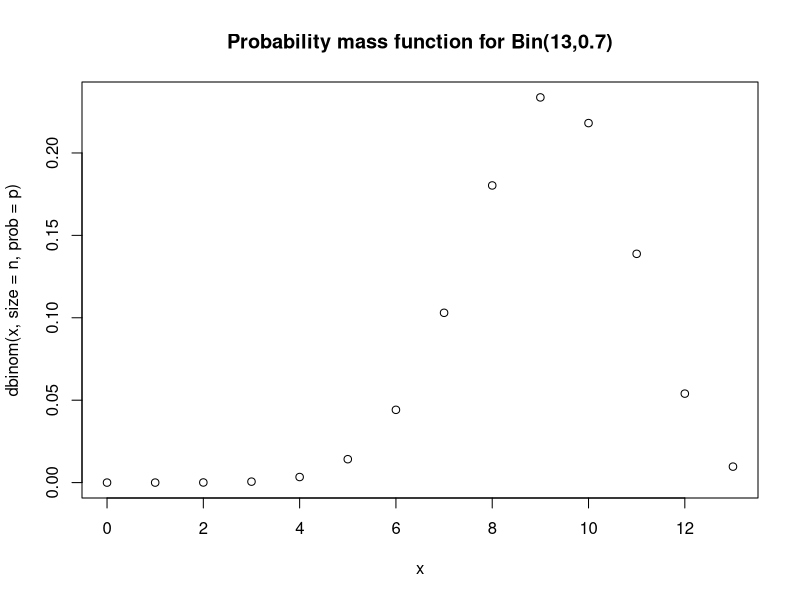
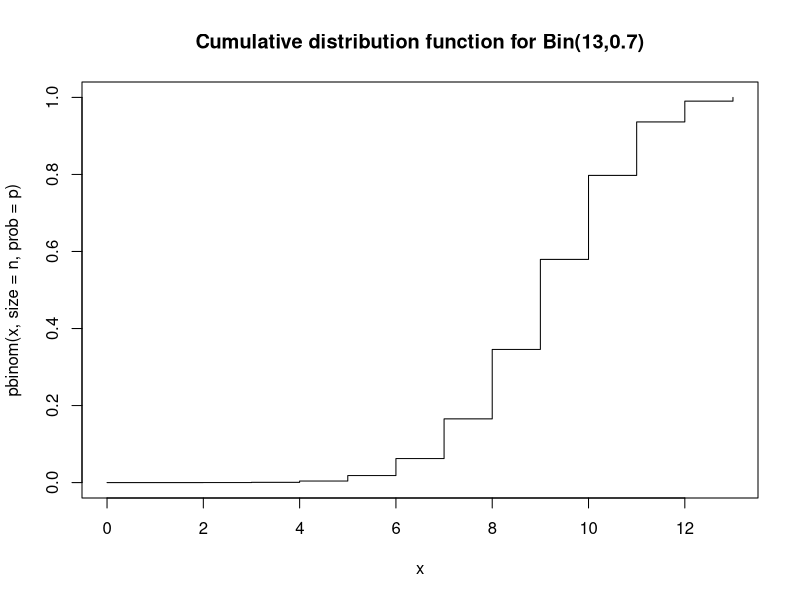
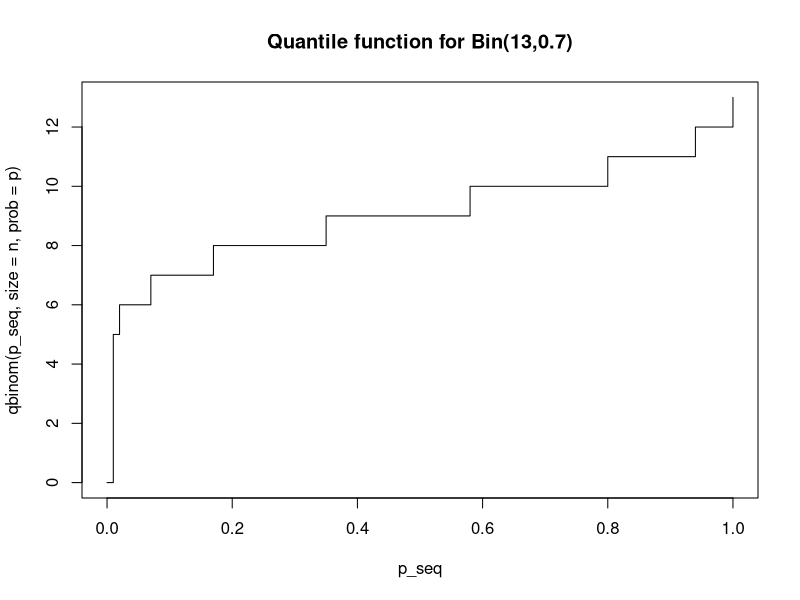
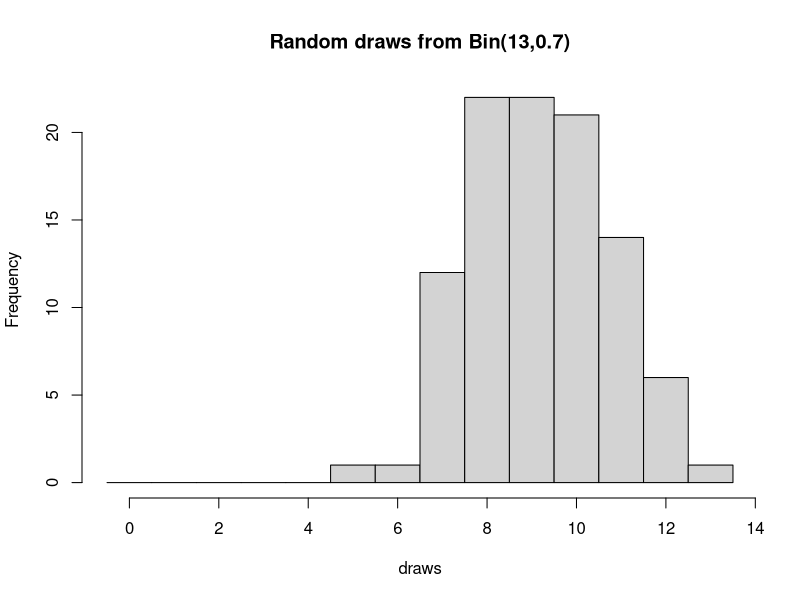
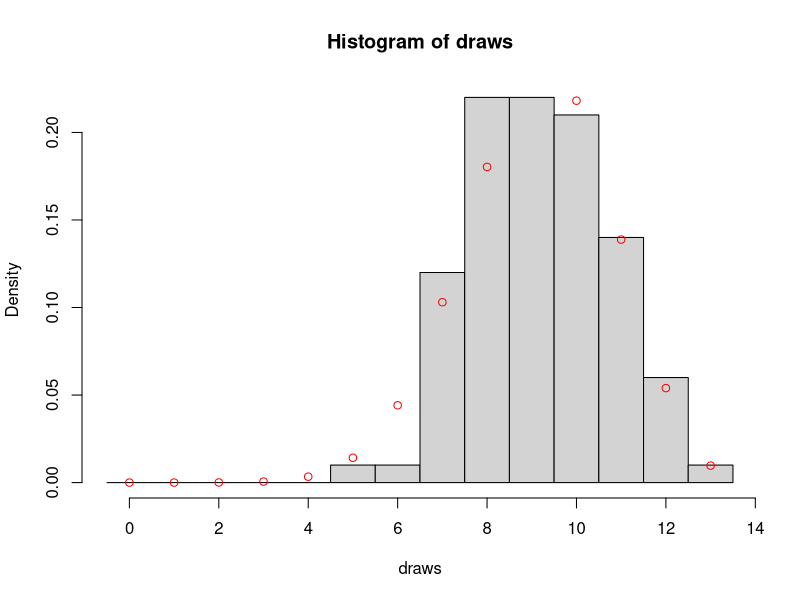
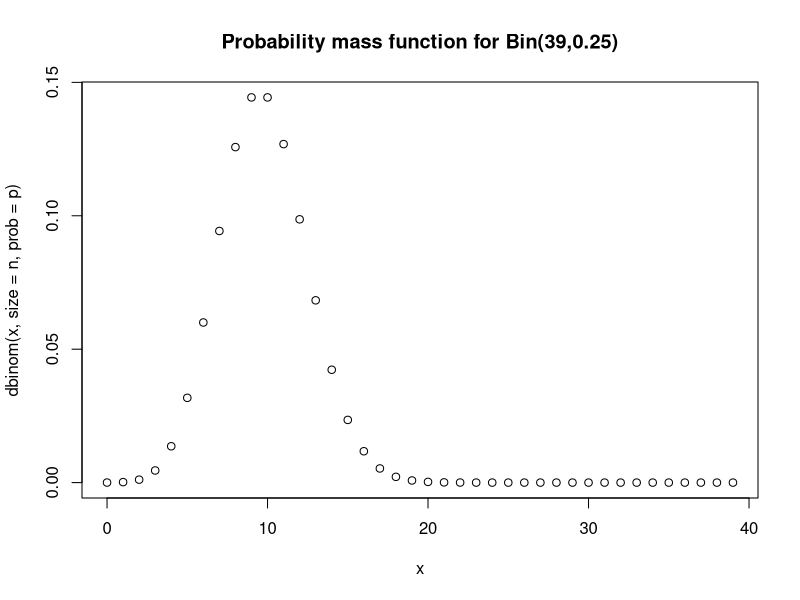
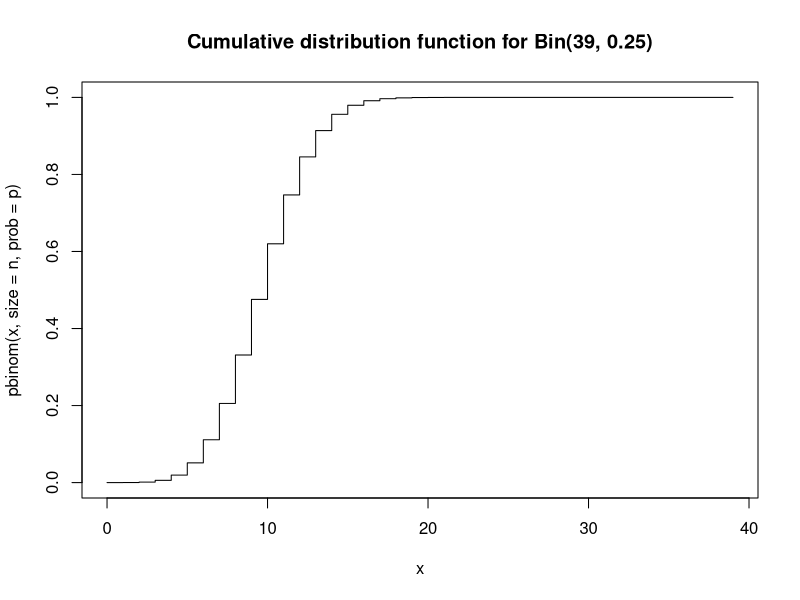
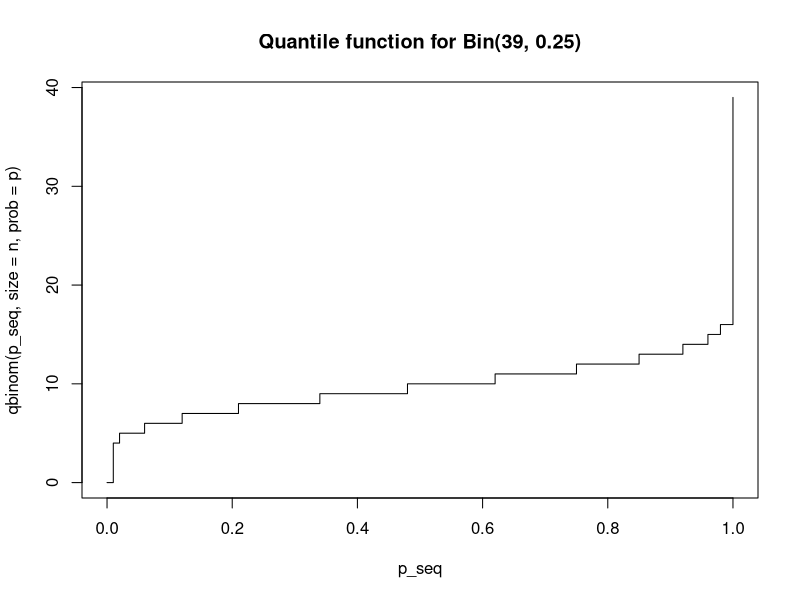

The R script that drew these images, in order:
## ---- chunk 1
n <- 13
p <- 0.7
x <- 0:n

plot(x, dbinom(x, size = n, prob = p), main = "Probability mass function for Bin(13,0.7)")
## ---- chunk 2
plot(x, pbinom(x, size = n, prob = p), type="s", main = "Cumulative distribution function for Bin(13,0.7)")
## ---- chunk 3
p_seq <- seq(from = 0, to = 1, length = 101)
plot(p_seq, qbinom(p_seq, size = n, prob = p), type="s", main = "Quantile function for Bin(13,0.7)")
## ---- chunk 4
draws <- rbinom(100, size = n, prob = p) # draw 100
brks  <- (0:(n+1)) - 0.5
hist(draws, breaks = brks, main = "Random draws from Bin(13,0.7)") 
## ---- chunk 5
hist(draws, breaks = brks, probability = TRUE)
points(x, dbinom(x, size = n, prob = p), col="red")
## ---- chunk 6
n <- 39
p <- 0.25
x <- 0:n

plot(x, dbinom(x, size = n, prob = p),                     main = 'Probability mass function for Bin(39,0.25)')
plot(x, pbinom(x, size = n, prob = p),         type = 's', main = 'Cumulative distribution function for Bin(39, 0.25)')
plot(p_seq, qbinom(p_seq, size = n, prob = p), type = 's', main = 'Quantile function for Bin(39, 0.25)')

draws <- rbinom(999, size = n, prob = p)
brks  <- (0:(n+1)) - 0.5
hist(draws, breaks = brks, probability = TRUE, main = "Random draws from Bin(39,0.25)")
points(x, dbinom(x, size = n, prob = p), col="red")
## ---- chunk 7
rate <- 2
x <- 0:10 # with no upper limit we need to decide on an upper limit

plot(x, dpois(x, lambda = rate), main = "Probability mass function for Po(2)") 
## ---- chunk 8
plot(x, ppois(x, lambda = rate), type="s", main = "Cumulative distribution function for Po(2)")
## ---- chunk 9
plot(p_seq, qpois(p_seq, lambda = rate), type="s", ylim=c(0,10), main = "Quantile function for Po(2)") # Change the y limits for comparison purposes
## ---- chunk 10
draws <- rpois(100, lambda = rate)

hist(draws, breaks = (0:(max(draws)+1)) - 0.5, probability = TRUE, main = "Random draws from Po(s)")
points(x, dpois(x, lambda = rate), col="red")
## ---- chunk 11
rate <- 23
x <- 5:40 # with no upper limit we need to decide on an upper limit

plot(x, dpois(x, lambda = rate),                   main = 'Probability mass function for Po(23)')
plot(x, ppois(x, lambda = rate),         type="s", main = 'Cumulative distribution function for Po(23)')
plot(p_seq, qpois(p_seq, lambda = rate), type="s", main = 'Quantile function for Po(23)')

draws <- rpois(999, lambda = rate) 
hist(draws, breaks = (min(draws):(max(draws)+1)) - 0.5, probability = TRUE, main = "Random draws from Po(23)")
points(x, dpois(x, lambda = rate), col="red")
## ---- chunk 12
a <- 0
b <- 1
curve(dunif(x, min = a, max = b), from = -1, to = 2,
      xlab='y', ylab='f(y)', main='Probability density function for Unif(0,1)')
## ---- chunk 13
curve(punif(x, min = a, max = b), from = -1, to = 2,
      xlab='y', ylab='f(y)', main='Cumulative distribution function for Unif(0,1)')
## ---- chunk 14
curve(qunif(x, min = a, max = b), from = 0, to = 1,
      xlab='y', ylab='f(y)', main='Quantile function for Unif(0,1)')
## ---- chunk 15
random_uniforms <- runif(100, min = a, max = b)
hist(random_uniforms, probability = TRUE, main = "Random draws from Unif(0,1)")
curve(dunif(x, min = a, max = b), add = TRUE, col="red")
## ---- chunk 16
a <- 13
b <- 65

opar = par(mfrow=c(2,2)) # Create a 2x2 grid of figures
curve(dunif(x, min = a, max = b), from = a-1, to = b+1,
      xlab='y', ylab='f(y)', main='Probability density function for Unif(13,65)')
curve(punif(x, min = a, max = b), from = a-1, to = b+1,
      xlab='y', ylab='f(y)', main='Cumulative distribution function for Unif(13,65)')
curve(qunif(x, min = a, max = b), from = 0, to = 1,
      xlab='y', ylab='f(y)', main='Quantile function for Unif(13,65)')
random_uniforms <- runif(999, min = a, max = b)
hist(random_uniforms, probability = TRUE, main = "Random draws from Unif(13,65)")
curve(dunif(x, min = a, max = b), add=TRUE, col="red")
par(opar)
## ---- chunk 17
mu    <- 0
sigma <- 1 # standard deviation

curve(dnorm(x, mean = mu, sd = sigma), # notice the 3rd argument is the sd
      from = -4, to = 4,
      main = "PDF for a standard normal")
## ---- chunk 18
curve(pnorm(x, mean = mu, sd = sigma), 
      from = -4, to = 4,
      main = "CDF for a standard normal",
      ylab = "F(x)")
## ---- chunk 19
curve(qnorm(x, mean = mu, sd = sigma),
      from = 0, to = 1, 
      main = "Quantile function for a standard normal")
## ---- chunk 20
draws <- rnorm(100, mean = mu, sd = sigma)
hist(draws, probability = TRUE)
curve(dnorm(x, mean = mu, sd = sigma), add = TRUE, col = "red")
## ---- chunk 21
mu    <- -4
sigma <- sqrt(3) # standard deviation!!!

opar = par(mfrow=c(2,2))
curve(dnorm(x, mean = mu, sd = sigma), 
      from = mu-4*sigma, to = mu+4*sigma,
      main = "PDF for a normal")

curve(pnorm(x, mean = mu, sd = sigma), 
      from = mu-4*sigma, to = mu+4*sigma,
      main = "CDF for a normal")

curve(qnorm(x, mean = mu, sd = sigma),
      from = 0, to = 1, 
      main = "Quantile function for a normal")

draws <- rnorm(999, mean = mu, sd = sigma)
hist(draws, probability = TRUE)
curve(dnorm(x, mean = mu, sd = sigma), add = TRUE, col = "red")
par(opar)
## ---- chunk 22
# Try any values for mu and sigma
mu    <- 0
sigma <- 1

pnorm(mu+1*sigma, mean = mu, sd = sigma) - pnorm(mu-1*sigma, mean = mu, sd = sigma)
pnorm(mu+2*sigma, mean = mu, sd = sigma) - pnorm(mu-2*sigma, mean = mu, sd = sigma)
pnorm(mu+3*sigma, mean = mu, sd = sigma) - pnorm(mu-3*sigma, mean = mu, sd = sigma)

## ---- chunk 23
n <- 70
p <- 0.015

dbinom(0, size = n, prob = p)
1-pbinom(2, size = n, prob = p)
